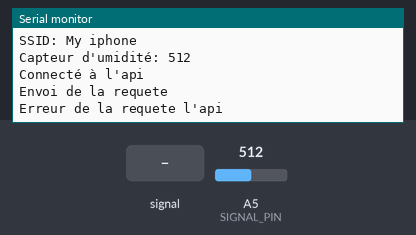
Recording of a sketch running on a simulated Arduino Mega 2560, built with avr-gcc and run on an emulated ATmega2560. Shown: the last lines printed to the serial monitor. The inputs (shaded band) are chosen by the test bench; at power-on: A5 (SIGNAL_PIN) = 512. WiFi joins after 1.5 s; servers stay silent unless stated; uploads are accepted with an empty reply.

Above: at 3.2 s.
3.3 s: A5 (SIGNAL_PIN) fed a 200 Hz sine of ±81 counts around its level
At 5.44 s:
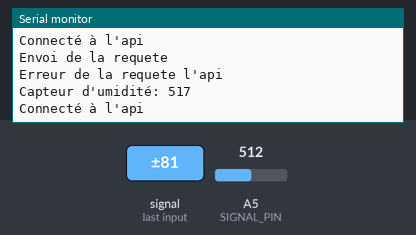
7.2 s: A5 (SIGNAL_PIN) set to 716
At 8.72 s:
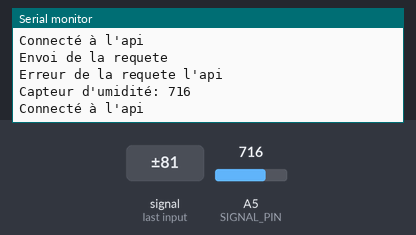
11.1 s: A5 (SIGNAL_PIN) fed a 1000 Hz sine of ±255 counts around its level
At 11.99 s:
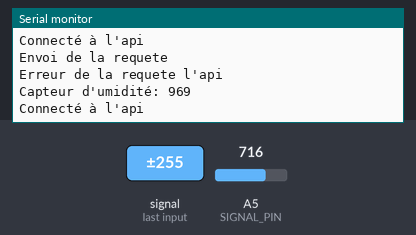
15.0 s: A5 (SIGNAL_PIN) set to 900
At 19.3 s:
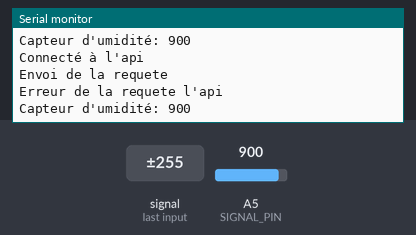
Timing chart, 0 to 19.9 s (numbered marks = the images above; inputs shaded):
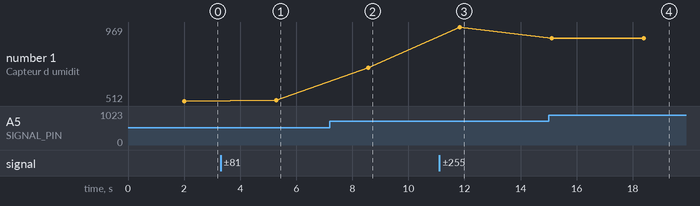

The sketch:

voltron.ino
```cpp
#include <Adafruit_Sensor.h>
#include <Adafruit_MPU6050.h>
#include <NewPing.h>
#include <WiFiEsp.h>
#include <WiFiEspClient.h>
#include <SPI.h>
#include <ArduinoJson.h>
#include "SoftwareSerial.h"

#ifndef HAVE_HWSERIAL1
  SoftwareSerial Serial1(RX1, TX1); // Declaration de l'esp8266
#endif

const char ssid[] = "My iphone"; //SSID et PSWD wifi
const char pass[] = "denisssss";
int status = WL_IDLE_STATUS;
IPAddress server(172,20,10,2); //IP de l'api

WiFiEspClient client; // initialisation de la librairie

#define POWER_PIN  7
#define SIGNAL_PIN A5

int humidityValue = 0;
int newHumidityValue = 0;

void setup() {
  pinMode(POWER_PIN, OUTPUT);   // configure D7 pin as an OUTPUT
  digitalWrite(POWER_PIN, LOW); // turn the sensor OFF

  Serial.begin(115200);
  Serial1.begin(115200);
  WiFi.init(&Serial1);

  Serial.println("Tentative de connexion..."); //Connexion de l'esp au wifi
  Serial.print("SSID: ");
  Serial.println(ssid);
  status = WiFi.begin(ssid, pass);

  if(status == 1)
  {
    Serial.println("Connexion reussie");
  }
  delay(500);
}

void readHumidity() {

  digitalWrite(POWER_PIN, HIGH);  // turn the sensor ON
  delay(10);                      // wait 10 milliseconds
  newHumidityValue = analogRead(SIGNAL_PIN); // read the analog value from sensor
  digitalWrite(POWER_PIN, LOW);   // turn the sensor OFF

  Serial.print("Capteur d'umidité: ");
  Serial.println(newHumidityValue);

  if(newHumidityValue != humidityValue){
    api("humidity", newHumidityValue);
   }

  delay(1000);
  humidityValue = newHumidityValue;
}

void loop() {
  readHumidity();
  delay(2000);
}

void api(String sensorType,int value)
{
    // if you get a connection, report back via serial:
    Serial.println("Connecté à l'api");
    if (client.connect(server, 3001))
    {
      Serial.println("Envoi de la requete ");
      client.println("POST /sensors?type="+String(sensorType)+"&value="+String(value)+" HTTP/1.1");

      if (client.println() != 0) {
        Serial.println("Erreur de la requete l'api");
      }
      else
      {
        Serial.println("Succés de la requete api");
      }

      if(!client.connected())
      {
        // if the server's disconnected, stop the client:
        client.stop();
      }
    }
    else
    {
      Serial.println("connection failed");
    }
}
```

Measured:
- after the input at 3.3 s, the serial monitor: prints a new line after 2.0 s (image 1)
- after the input at 7.2 s, the serial monitor: prints a new line after 1.4 s (image 2)
- after the input at 11.1 s, the serial monitor: prints a new line after 0.74 s (image 3)
- after the input at 15.0 s, the serial monitor: prints a new line after 0.11 s (image 4)
- plotted number 1: 512 → 517 after the input at 3.3 s, 517 → 716 after the input at 7.2 s, 716 → 969 after the input at 11.1 s, 969 → 900 after the input at 15.0 s
